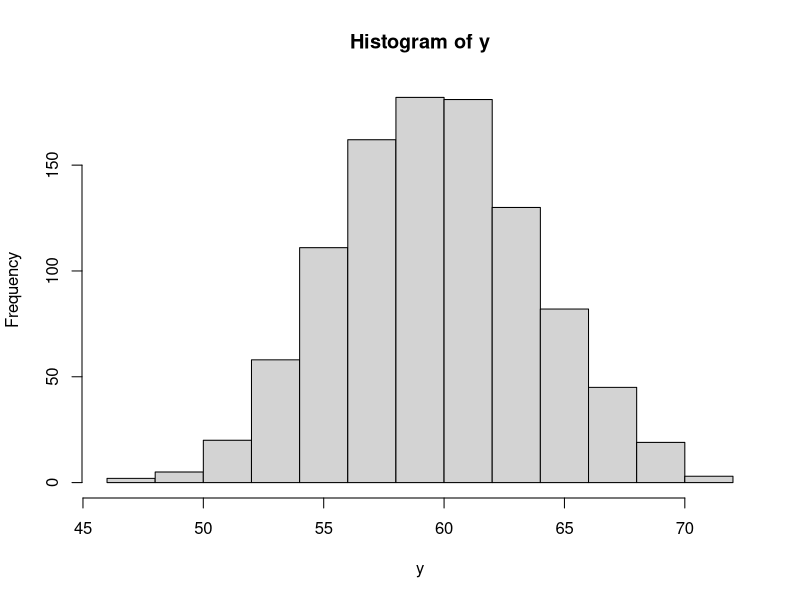
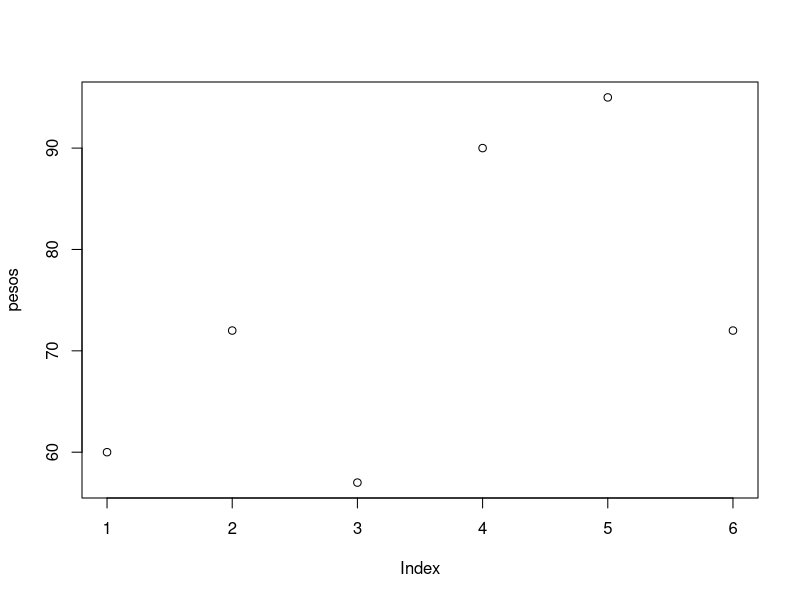
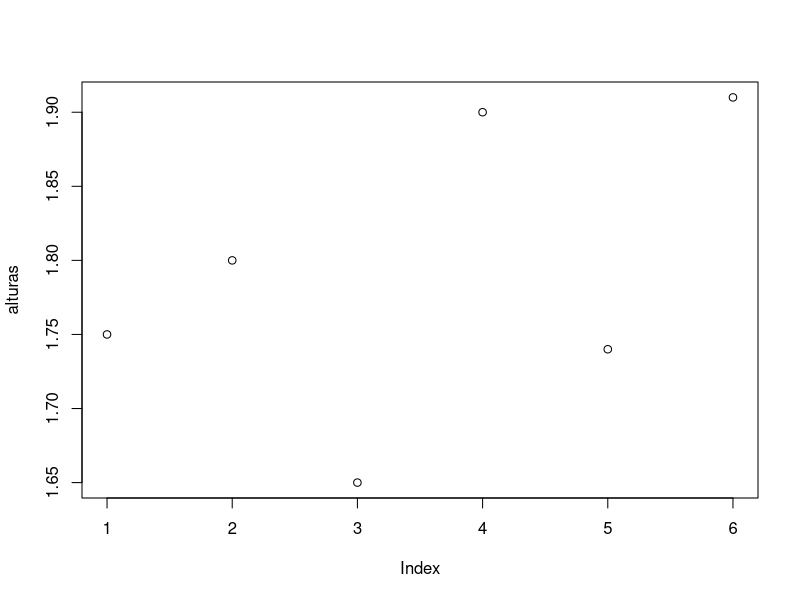
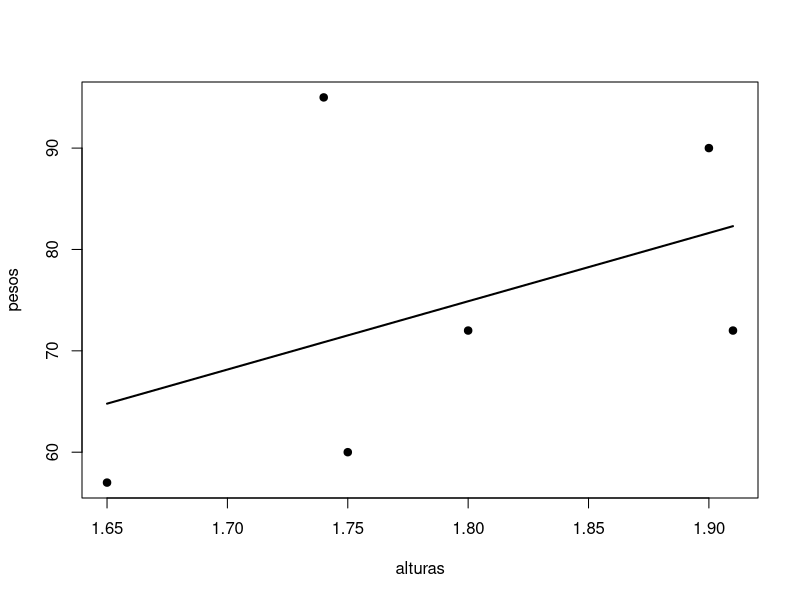
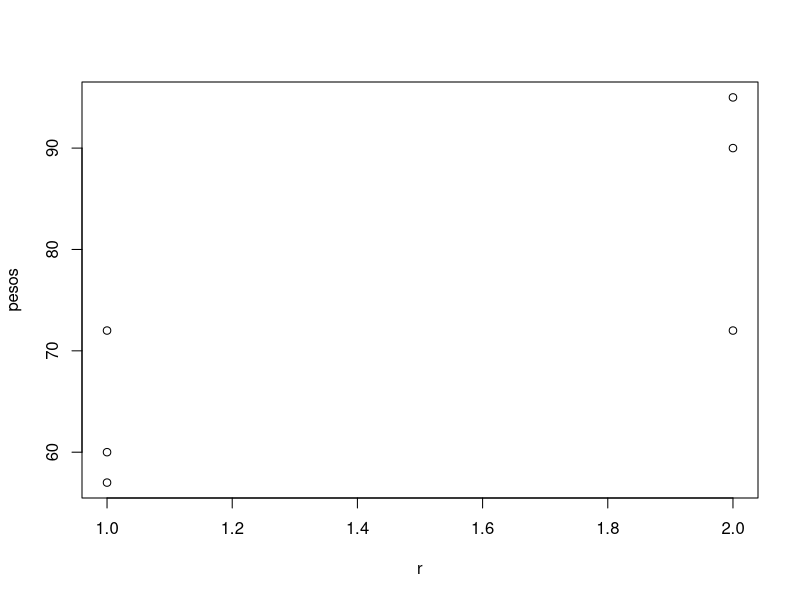
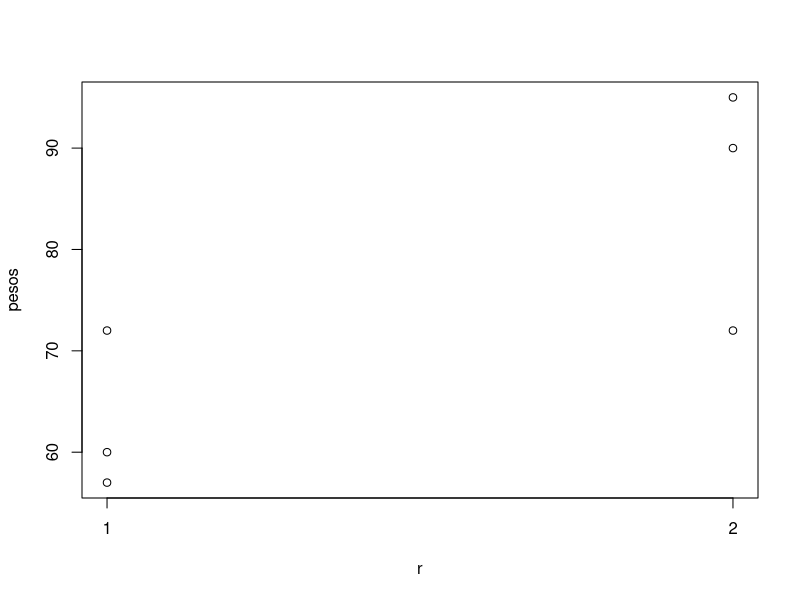
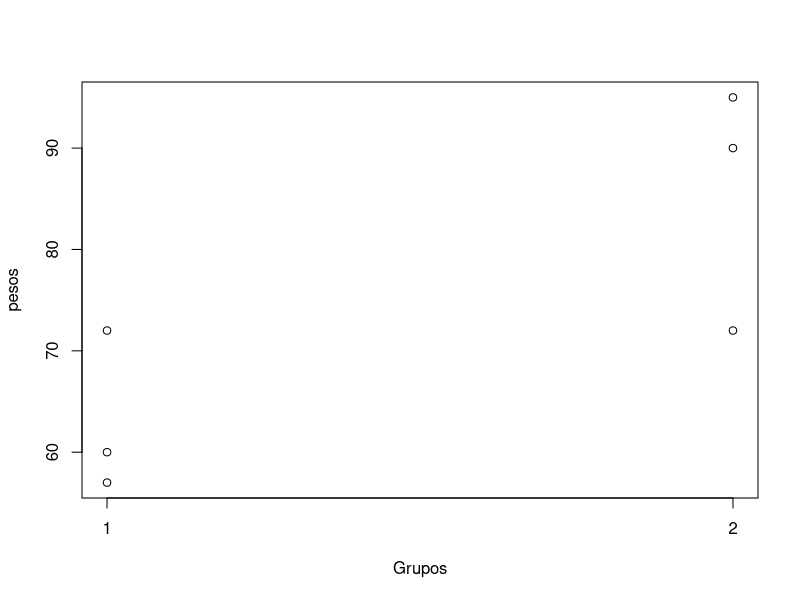
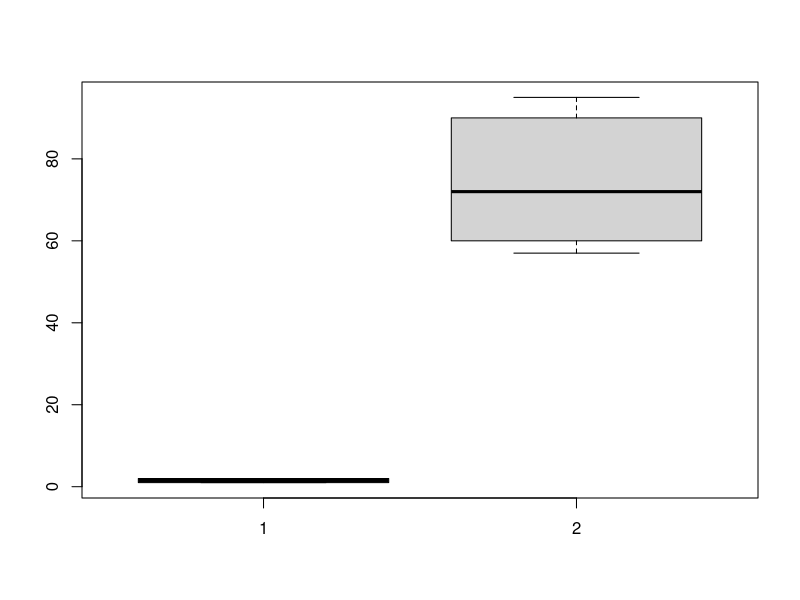

Generate these figures, in order, with R:

#############   AULA 1 - R

# Fontes

# https://cran.r-project.org/

# IDEs para R:
# R Studio => https://www.rstudio.com/
# Jupyter Notebook
# Vim
# RKWard
# StatET
# R Commander
# Architect
# Displayr


## O R:
R.version
citation()


## LEITURA FORTEMENTE SUGERIDA:
# https://bookdown.org/wevsena/livro_curso_r/




#############################
#######  O R COMO CALCULADORA


2+2

2-2

2*2

2/2

exp(-2)

exp(1)


log(exp(1))


x<-2 
z = 3
w='Brasil'
class(x);class(z);class(w)

x+z

x-z

x*z

x/z

x

print(x)
sqrt(x)

x^2

x^3

y<-c(1,5,3,2,0.5)
class(y)

prod(y)
sum(y)


# Entrada de dados e tipo
# de variável

k=c('Brasil','Argentina','Chile')
class(k)


k=c('Brasil','Argentina','Chile',2022)
class(k)


#### criando sequ?ncias de n?meros

w<-1:10
w

r=seq(1,10,by=0.5)
r

seq(1,10,l=19)

rep(1:10,2)

rep(1:3,c(2,2,2))

rep(1:3,rep(2,3))

rep(1:10,rep(2,10))


### opera??es com vetores

pesos<-c(60,72,57,90,95,72)
alturas<-c(1.75,1.80,1.65,1.9,1.74,1.91)

imc<-pesos/alturas^2


imc



### c?lculo de m?dias

mp<-sum(pesos)/length(pesos)

soma<-sum(pesos)
n<-length(pesos)

soma/n


# ou

mp<-mean(pesos)
mp

ma<-sum(alturas)/length(alturas)
ma
# ou

ma<-mean(alturas)
ma

median(pesos)  ## mediana
sort(pesos)    ## ordena

table(pesos)   ## moda ? o valor mais frequente


############# medidas de varia??o

####### amplitude

Ap<-max(pesos)-min(pesos)
Ap

Aa<-max(alturas)-min(alturas)
Aa

range(pesos)
range(alturas)





###### c?lculo de vari?ncias

n<-length(pesos)

s2p <- sum( (  pesos-mp  )^2) /(n-1)
s2p
# ou

s2p <- var(pesos)
s2p

s2a <- sum( (  alturas-ma  )^2) /(n-1)

# ou

s2a <- var(alturas)
s2a


###### c?lculo de desvios-padr?o

sp<-sqrt(s2p)
sp
# ou 

sd(pesos)



sa<-sqrt(s2a)
sa
# ou 

sd(alturas)



###### coeficientes de varia??o


cvp<-(sp/mp)*100

cvp


cva<-(sa/ma)*100

cva



### outras estat?sticas

resumo<-summary(pesos)

resumo

y<-rnorm(1000,60,4) # mil valores de uma normal com média 60 e desvio 4
y
hist(y)
summary(y)

mean(y)
sd(y)

table(pesos)


###### alguns gr?ficos



plot(pesos)

plot(alturas)

plot(alturas,pesos,pch=19)
lines(alturas,-46.34+67.35*alturas,lwd=2)



# suponha que os pesos venham de dois grupos 

r<-rep(1:2,c(3,3))
r
plot(r,pesos)


#editando os eixos

plot(r,pesos,axes=F)
axis(1,c(1,2))
axis(2)
box()


# renomeando o eixo x
plot(r,pesos,axes=F,xlab="Grupos")
axis(1,c(1,2))
axis(2)
box()



# ou box-plot


boxplot(r,pesos)

## ou se r ? fator

rf<-factor(r)
plot(rf,pesos)


## outro exemplo de fator e boxplot

trat<-c("A","A","A","B","B","B")
boxplot(alturas~trat)



##### adicionando pontos e texto a um gr?fico

f<-function(x) -46.34+67.35*x

alturas<-c(1.75,1.80,1.65,1.9,1.74,1.91)
pesos<-c(60,72,57,90,95,72)


plot(f,xlim=c(min(alturas),max(alturas)))

plot(f,xlim=c(min(alturas),max(alturas)), lwd=2)
points(alturas,pesos,pch=17)    # acrescenta pontos a um plot




plot(f,xlim=c(min(alturas),max(alturas)), ylim=c(50,100), lwd=2)
## xlim e ylim delimita o intervalo para os eixos x e y respectivamente
points(alturas,pesos,pch=17)    # acrescenta pontos a um plot
text(1.7,90,expression(hat(y)*"=-46,34+67,35x")) # acrescenta texto a um plot



#aumentando o tamanho dos caractes do texto

plot(f,xlim=c(min(alturas),max(alturas)), ylim=c(50,100), lwd=2)
points(alturas,pesos,pch=17)   
text(1.7,90,expression(hat(y)*"=-46,34+67,35x"),cex=1.2) 
## cex=1.2 aumenta o tamanho dos caractes


### mais de uma linha de texto
plot(f,xlim=c(min(alturas),max(alturas)), ylim=c(50,100), lwd=2)
points(alturas,pesos,pch=17)   
text(c(1.7,1.7),c(90,85),c(expression(hat(y)*"=-46,34+67,35x"),
                           expression(R^2*"=19,18%")),cex=1.2) 


### renomeando os eixos
plot(f,xlim=c(min(alturas),max(alturas)), ylim=c(50,100), lwd=2, 
     xlab="Altura",ylab="Peso",cex.lab=1.2)

points(alturas,pesos,pch=17)   
text(c(1.7,1.7),c(90,85),c(expression(hat(y)*"=-46,34+67,35x"),expression(R^2*"=19,18%")),cex=1.2) 


### gr?fico de pontos unidimensional - destribui??o de frequ?ncia

stripchart(pesos,at=0.2,method="stack",pch=19,offset = 1)
?stripchart
y<-round(rnorm(100,60,2)) 
# gera e arredonda para o inteiro mais pr?ximo,
# 30 valores de uma normal com m?dia 60 e desvio padr?o 2

stripchart(y,at=0,method="stack",pch=19,offset = 1)

table(y)

x<-rnorm(30,60,2)
stripchart(x,at=0.2,method="stack",pch=19,offset = 1)

table(x)

z<-rnorm(30,65,4)

stripchart(x,at=0.2,method="stack",pch=19,xlim=c(min(x),max(x)))
text(mean(x), 0.3, "Dados x")

stripchart(z,at=1.2,method="stack",pch=19,add=TRUE)
text(mean(z), 1.3, "Dados z")



### Importando banco de dados  ..... próxima aula

# .....






